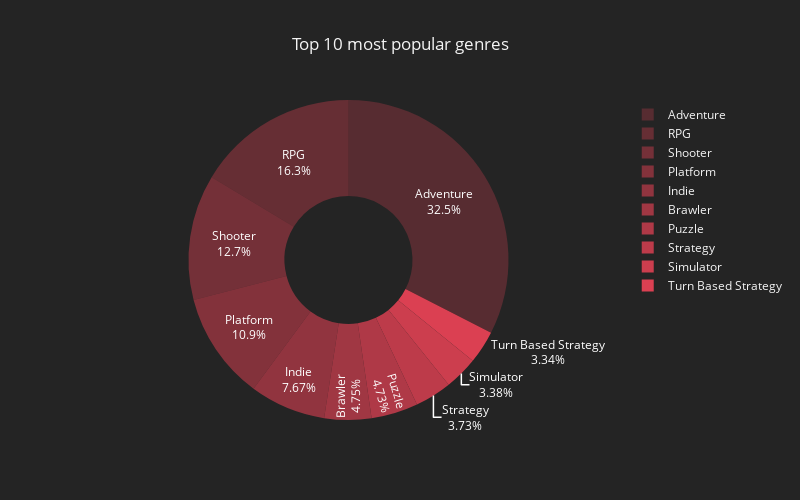

The code cell stored with this chart in its notebook:
### Markdown cell above
- Miremos la distribucion en porcentaje.

### Code cell
genre_populatity.sort_values(by='Populatity')[-10:].iplot(kind='pie',labels='Genre',values='Populatity', textinfo='percent+label',hole=.4,title='Top 10 most popular genres', colors=['red'],textcolor='white')

### Figure 1 — Plotly figure (JSON) as saved in the notebook; plotly's stock layout.template omitted (floating-point values rounded to 4 significant figures)
{"data": [{"hole": 0.4, "labels": ["Turn Based Strategy", "Simulator", "Strategy", "Puzzle", "Brawler", "Indie", "Platform", "Shooter", "RPG", "Adventure"], "marker": {"colors": ["rgba(219, 64, 82, 1.0)", "rgba(219, 64, 82, 0.9199999999999999)", "rgba(219, 64, 82, 0.8399999999999999)", "rgba(219, 64, 82, 0.76)", "rgba(219, 64, 82, 0.6799999999999999)", "rgba(219, 64, 82, 0.5999999999999999)", "rgba(219, 64, 82, 0.5199999999999998)", "rgba(219, 64, 82, 0.44)", "rgba(219, 64, 82, 0.35999999999999993)", "rgba(219, 64, 82, 0.27999999999999986)"]}, "name": "", "textfont": {"color": "white"}, "textinfo": "percent+label", "type": "pie", "values": [554822, 561322, 618901, 785338, 787833, 1273619, 1802298, 2106847, 2711499, 5395520]}], "layout": {"height": 500, "legend": {"bgcolor": "#242424", "font": {"color": "#F4F4F4"}}, "paper_bgcolor": "#242424", "plot_bgcolor": "#242424", "title": "Top 10 most popular genres", "titlefont": {"color": "#F4F4F4"}, "width": 800}}
